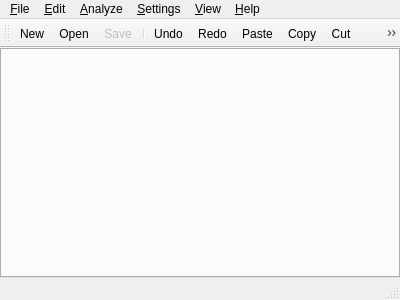
<?xml version="1.0" encoding="UTF-8"?>
<ui version="4.0">
 <class>MainWindow</class>
 <widget class="QMainWindow" name="MainWindow">
  <property name="geometry">
   <rect>
    <x>0</x>
    <y>0</y>
    <width>400</width>
    <height>300</height>
   </rect>
  </property>
  <property name="windowTitle">
   <string>DNA Primer Search</string>
  </property>
  <property name="windowIcon">
   <iconset resource="icons.qrc">
    <normaloff>:/icons/icons/plugin.png</normaloff>:/icons/icons/plugin.png</iconset>
  </property>
  <property name="styleSheet">
   <string notr="true">QTabBar::close-button { image: url(':/icons/icons/TabClose_NB.png') } 

QTabBar::close-button:hover {   image: url(':/icons/icons/TabClose_N.png')  }
 </string>
  </property>
  <widget class="QWidget" name="centralWidget">
   <layout class="QHBoxLayout" name="horizontalLayout">
    <property name="margin">
     <number>0</number>
    </property>
    <item>
     <widget class="QTabWidget" name="tabWidget">
      <property name="tabShape">
       <enum>QTabWidget::Triangular</enum>
      </property>
      <property name="tabsClosable">
       <bool>true</bool>
      </property>
      <property name="movable">
       <bool>true</bool>
      </property>
     </widget>
    </item>
   </layout>
  </widget>
  <widget class="QMenuBar" name="menuBar">
   <property name="geometry">
    <rect>
     <x>0</x>
     <y>0</y>
     <width>400</width>
     <height>21</height>
    </rect>
   </property>
   <widget class="QMenu" name="menu_File">
    <property name="title">
     <string>&amp;File</string>
    </property>
    <addaction name="action_New"/>
    <addaction name="action_Open"/>
    <addaction name="separator"/>
    <addaction name="actionClose"/>
    <addaction name="actionClose_All"/>
    <addaction name="separator"/>
    <addaction name="action_Save"/>
    <addaction name="actionSave_As"/>
    <addaction name="separator"/>
    <addaction name="actionQuit"/>
    <addaction name="separator"/>
   </widget>
   <widget class="QMenu" name="menu_Primers">
    <property name="title">
     <string>&amp;Analyze</string>
    </property>
    <addaction name="action_FindPrimers"/>
   </widget>
   <widget class="QMenu" name="menu_Help">
    <property name="title">
     <string>&amp;Help</string>
    </property>
    <addaction name="action_About"/>
   </widget>
   <widget class="QMenu" name="menu_View">
    <property name="title">
     <string>&amp;View</string>
    </property>
    <addaction name="action_Toolbar"/>
   </widget>
   <widget class="QMenu" name="menu_Settings">
    <property name="title">
     <string>&amp;Settings</string>
    </property>
    <addaction name="actionFont"/>
   </widget>
   <widget class="QMenu" name="menu_Edit">
    <property name="title">
     <string>&amp;Edit</string>
    </property>
    <addaction name="separator"/>
    <addaction name="action_Paste"/>
    <addaction name="action_Copy"/>
    <addaction name="actionCut"/>
    <addaction name="separator"/>
    <addaction name="action_FindText"/>
    <addaction name="action_Replace"/>
    <addaction name="actionUndo"/>
    <addaction name="actionRedo"/>
   </widget>
   <addaction name="menu_File"/>
   <addaction name="menu_Edit"/>
   <addaction name="menu_Primers"/>
   <addaction name="menu_Settings"/>
   <addaction name="menu_View"/>
   <addaction name="menu_Help"/>
  </widget>
  <widget class="QToolBar" name="mainToolBar">
   <property name="enabled">
    <bool>true</bool>
   </property>
   <property name="movable">
    <bool>true</bool>
   </property>
   <property name="allowedAreas">
    <set>Qt::AllToolBarAreas</set>
   </property>
   <property name="iconSize">
    <size>
     <width>24</width>
     <height>24</height>
    </size>
   </property>
   <property name="toolButtonStyle">
    <enum>Qt::ToolButtonIconOnly</enum>
   </property>
   <attribute name="toolBarArea">
    <enum>TopToolBarArea</enum>
   </attribute>
   <attribute name="toolBarBreak">
    <bool>false</bool>
   </attribute>
   <addaction name="action_New"/>
   <addaction name="action_Open"/>
   <addaction name="action_Save"/>
   <addaction name="separator"/>
   <addaction name="actionUndo"/>
   <addaction name="actionRedo"/>
   <addaction name="action_Paste"/>
   <addaction name="action_Copy"/>
   <addaction name="actionCut"/>
   <addaction name="action_FindText"/>
   <addaction name="action_Replace"/>
   <addaction name="separator"/>
   <addaction name="action_FindPrimers"/>
  </widget>
  <widget class="QStatusBar" name="statusBar"/>
  <action name="action_New">
   <property name="icon">
    <iconset resource="icons.qrc">
     <normaloff>:/icons/icons/page_white_add.png</normaloff>:/icons/icons/page_white_add.png</iconset>
   </property>
   <property name="text">
    <string>&amp;New</string>
   </property>
   <property name="shortcut">
    <string>Ctrl+N</string>
   </property>
  </action>
  <action name="action_Open">
   <property name="icon">
    <iconset resource="icons.qrc">
     <normaloff>:/icons/icons/page_white_cd.png</normaloff>:/icons/icons/page_white_cd.png</iconset>
   </property>
   <property name="text">
    <string>&amp;Open</string>
   </property>
   <property name="shortcut">
    <string>Ctrl+O</string>
   </property>
  </action>
  <action name="actionQuit">
   <property name="text">
    <string>Quit</string>
   </property>
  </action>
  <action name="action_FindPrimers">
   <property name="enabled">
    <bool>false</bool>
   </property>
   <property name="icon">
    <iconset resource="icons.qrc">
     <normaloff>:/icons/icons/shape_group.png</normaloff>:/icons/icons/shape_group.png</iconset>
   </property>
   <property name="text">
    <string>Find &amp;Primers</string>
   </property>
   <property name="shortcut">
    <string>Ctrl+P</string>
   </property>
  </action>
  <action name="action_Save">
   <property name="enabled">
    <bool>false</bool>
   </property>
   <property name="icon">
    <iconset resource="icons.qrc">
     <normaloff>:/icons/icons/disk.png</normaloff>:/icons/icons/disk.png</iconset>
   </property>
   <property name="text">
    <string>&amp;Save</string>
   </property>
   <property name="shortcut">
    <string>Ctrl+S</string>
   </property>
  </action>
  <action name="action_About">
   <property name="icon">
    <iconset resource="icons.qrc">
     <normaloff>:/icons/icons/information.png</normaloff>:/icons/icons/information.png</iconset>
   </property>
   <property name="text">
    <string>&amp;About</string>
   </property>
  </action>
  <action name="action_Toolbar">
   <property name="checkable">
    <bool>true</bool>
   </property>
   <property name="checked">
    <bool>true</bool>
   </property>
   <property name="icon">
    <iconset resource="icons.qrc">
     <normaloff>:/icons/icons/wrench_orange.png</normaloff>:/icons/icons/wrench_orange.png</iconset>
   </property>
   <property name="text">
    <string>&amp;Toolbar</string>
   </property>
   <property name="shortcut">
    <string>Ctrl+T</string>
   </property>
  </action>
  <action name="actionFont">
   <property name="text">
    <string>Font</string>
   </property>
  </action>
  <action name="actionSave_As">
   <property name="enabled">
    <bool>false</bool>
   </property>
   <property name="text">
    <string>Save &amp;As</string>
   </property>
   <property name="shortcut">
    <string>Ctrl+Alt+S</string>
   </property>
  </action>
  <action name="actionClose">
   <property name="text">
    <string>Close</string>
   </property>
   <property name="shortcut">
    <string>Ctrl+W</string>
   </property>
  </action>
  <action name="actionClose_All">
   <property name="text">
    <string>Close All</string>
   </property>
  </action>
  <action name="action_FindText">
   <property name="icon">
    <iconset resource="icons.qrc">
     <normaloff>:/icons/icons/find.png</normaloff>:/icons/icons/find.png</iconset>
   </property>
   <property name="text">
    <string>&amp;Find Text</string>
   </property>
  </action>
  <action name="action_Replace">
   <property name="icon">
    <iconset resource="icons.qrc">
     <normaloff>:/icons/icons/text_replace.png</normaloff>:/icons/icons/text_replace.png</iconset>
   </property>
   <property name="text">
    <string>&amp;Replace</string>
   </property>
  </action>
  <action name="action_Paste">
   <property name="icon">
    <iconset resource="icons.qrc">
     <normaloff>:/icons/icons/paste_plain.png</normaloff>:/icons/icons/paste_plain.png</iconset>
   </property>
   <property name="text">
    <string>&amp;Paste</string>
   </property>
   <property name="shortcut">
    <string>Ctrl+V</string>
   </property>
  </action>
  <action name="action_Copy">
   <property name="icon">
    <iconset resource="icons.qrc">
     <normaloff>:/icons/icons/page_copy.png</normaloff>:/icons/icons/page_copy.png</iconset>
   </property>
   <property name="text">
    <string>&amp;Copy</string>
   </property>
   <property name="shortcut">
    <string>Ctrl+C</string>
   </property>
  </action>
  <action name="actionCut">
   <property name="icon">
    <iconset resource="icons.qrc">
     <normaloff>:/icons/icons/cut.png</normaloff>:/icons/icons/cut.png</iconset>
   </property>
   <property name="text">
    <string>Cu&amp;t</string>
   </property>
   <property name="shortcut">
    <string>Ctrl+X</string>
   </property>
  </action>
  <action name="actionUndo">
   <property name="icon">
    <iconset resource="icons.qrc">
     <normaloff>:/icons/icons/arrow_undo.png</normaloff>:/icons/icons/arrow_undo.png</iconset>
   </property>
   <property name="text">
    <string>Undo</string>
   </property>
   <property name="shortcut">
    <string>Ctrl+Z</string>
   </property>
  </action>
  <action name="actionRedo">
   <property name="icon">
    <iconset resource="icons.qrc">
     <normaloff>:/icons/icons/arrow_redo.png</normaloff>:/icons/icons/arrow_redo.png</iconset>
   </property>
   <property name="text">
    <string>Redo</string>
   </property>
   <property name="shortcut">
    <string>Ctrl+Y</string>
   </property>
  </action>
 </widget>
 <layoutdefault spacing="6" margin="11"/>
 <resources>
  <include location="icons.qrc"/>
 </resources>
 <connections>
  <connection>
   <sender>action_Toolbar</sender>
   <signal>toggled(bool)</signal>
   <receiver>mainToolBar</receiver>
   <slot>setVisible(bool)</slot>
   <hints>
    <hint type="sourcelabel">
     <x>-1</x>
     <y>-1</y>
    </hint>
    <hint type="destinationlabel">
     <x>199</x>
     <y>37</y>
    </hint>
   </hints>
  </connection>
 </connections>
</ui>
